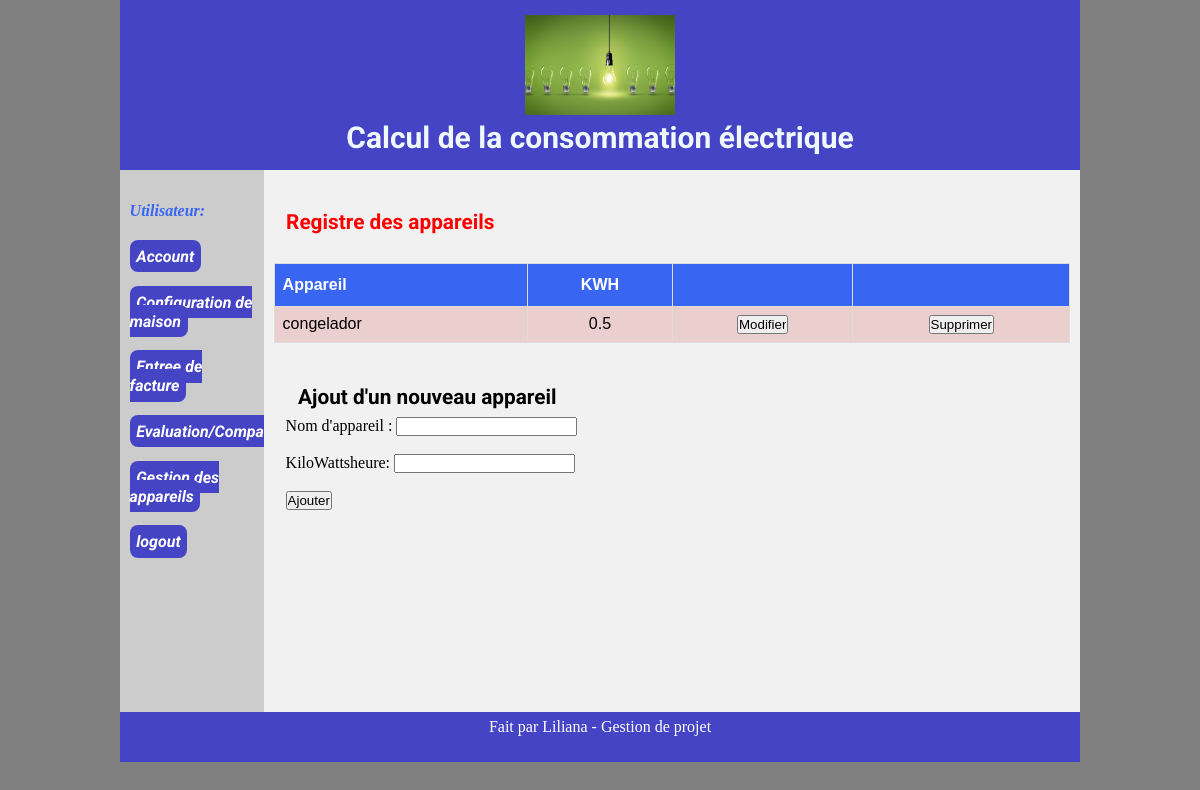
The app's page /gestionappareil.php, older data.
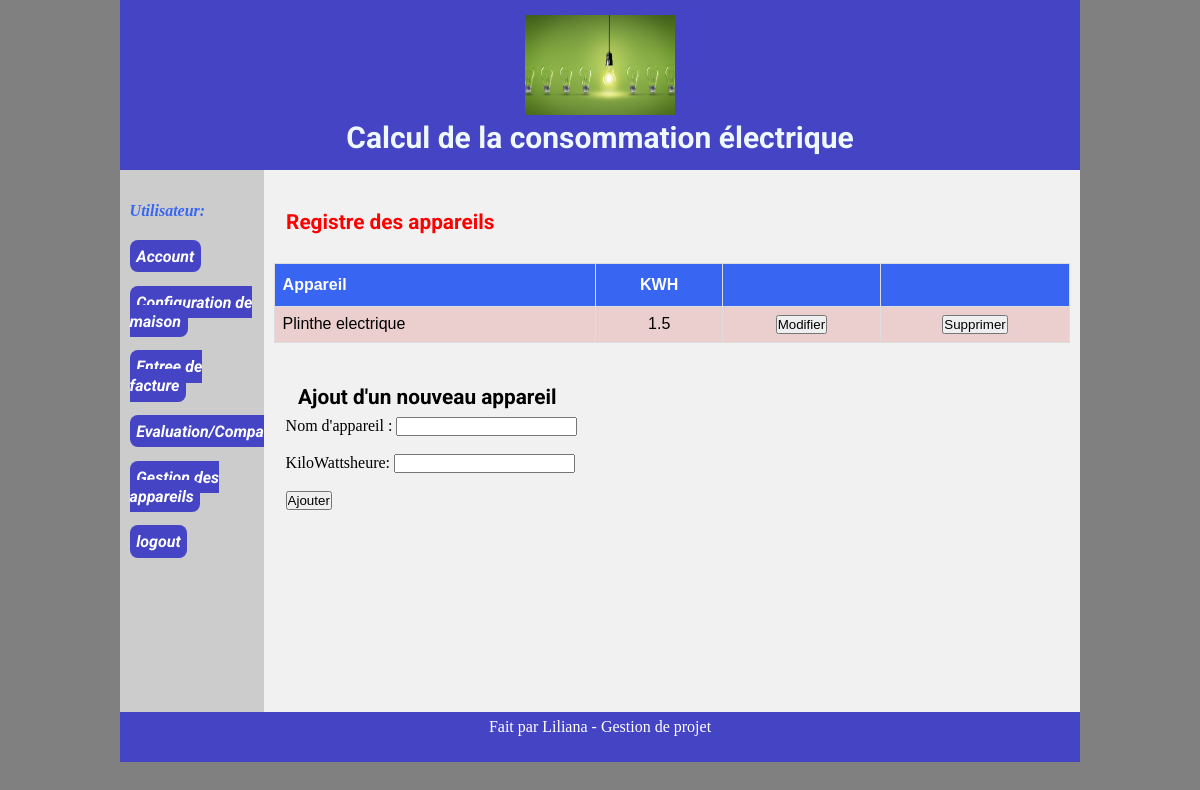
The same page, newer data.
### tables this page shows
create table if not exists appareil (
	id bigint auto_increment primary key,
	name varchar(128),
	kilowatts_heure DECIMAL (6,2) UNSIGNED not null
);

### db/autoloader.php (called while the page is built, shortened)
<?php
function autoload_modelrepository($class)
{
    $file = 'db/model-repository/'.$class.'.php';
}
function autoload_model($class)
{
    $file = 'db/model/'.$class.'.php';
}

### config.php (called while the page is built, shortened)
<?php
require_once 'db/autoloader.php';
$config = new ModelRepositoryConfig(NOM_BD, ADRESSE_HOTE_BD, NOM_UTILISATEUR_BD, MDP_BD);

### db/model-repository/ModelRepository.php (called while the page is built, shortened)
<?php
abstract class ModelRepository
{
    public function __construct(ModelRepositoryConfig $config)
    {
        $this->config = $config;
        $this->connexion = new PDO(
            $this->config->creerChaineConnexion(),
            $this->config->getNomUtilisateur(),
            $this->config->getMotDePasse(),
            array(
                PDO::ATTR_PERSISTENT => true,
                PDO::ATTR_ERRMODE => PDO::ERRMODE_EXCEPTION,
                PDO::MYSQL_ATTR_FOUND_ROWS => true
            )
        );
    }
}

### db/model-repository/ModelRepositoryConfig.php (called while the page is built, shortened)
<?php
class ModelRepositoryConfig
{
    private string $nomBD;
    private string $adresseHote;
    private string $nomUtilisateur;
    private string $motDePasse;
    private string $encodage;
    private string $moteur;
    public function __construct(
        string $nomBD,
        string $adresseHote,
        string $nomUtilisateur,
        string $motDePasse,
        string $encodage = 'utf8mb4',
        string $moteur = 'mysql'
    )
    {
        $this->nomBD = $nomBD;
        $this->adresseHote = $adresseHote;
        $this->nomUtilisateur = $nomUtilisateur;
        $this->motDePasse = $motDePasse;
        $this->encodage = $encodage;
        $this->moteur = $moteur;
    }
    public function creerChaineConnexion() : string
    {
        return "$this->moteur:dbname=$this->nomBD;host=$this->adresseHote;charset=$this->encodage;";
    }
    public function getNomUtilisateur() : string
    {
        return $this->nomUtilisateur;
    }
    public function getMotDePasse() : string
    {
        return $this->motDePasse;
    }
}

### db/model-repository/AppareilRepository.php (called while the page is built, shortened)
<?php
class AppareilRepository extends ModelRepository
{
    public function selectAll(): array
    {
        $requete = $this->connexion->prepare("SELECT * FROM appareil");
        $requete->execute();
        $appareils = array();
        while ($record = $requete->fetch())
        {
            $appareil = new Appareil($record['name'], $record['kilowatts_heure'], $record['id']);
            $appareils[] = $appareil;
        }
        return $appareils;
    }
}

### db/model/Appareil.php (called while the page is built, shortened)
<?php
class Appareil
{
    private string $name;
    private float $kilowatts_heure;
        public function setId($id): self
        {
                return $this;
        }
        public function getName(): string
        {
                return $this->name;
        }
        public function setName($name): self
        {
                $this->name = $name;
                return $this;
        }
        public function getKilowattsHeure(): float
        {
                return $this->kilowatts_heure;
        }
        public function setKilowattsHeure($kilowatts_heure): self
        {
                $this->kilowatts_heure = $kilowatts_heure;
                return $this;
        }
}
?>

### gestionappareil.php (the view, shortened to what the changed rows need)
<?php
require_once 'config.php';
$appareilRepo = new AppareilRepository($config);
?>
<!DOCTYPE html>
<html>
<head>
    <link rel="stylesheet" href="mystyle.css">
</head>
<body>
    <?php
    require_once 'section/header.php';
    ?>
    <div class="container">
        <div class="panel">
            <div class="panel-title">
                <h1>Registre des appareils</h1>
            </div>
            <div class="panel-body">
                <table>
                    <tr>
                        <th>Appareil</th>
                        <th class="td-center">KWH</th>
                        <th></th>
                        <th></th>
                    </tr>
                    <?php
                    $appareils = $appareilRepo->selectAll();
                    foreach ($appareils as $appareil)
                    {
                    ?>
                        <tr>
                            <td><?= $appareil->getName() ?></td>
                            <td class="td-center"><?= $appareil->getKilowattsHeure() ?></td>
                            <td class="td-center">
                                <form name="modifierAppareil" action="gestionappareil.php" method="post">
                                    <input type="submit" name="boutonDemandeModification" value="Modifier">
                                </form>
                            </td>
                            <td class="td-center">
                                <form name="supprimerAppareil" action="gestionappareil.php" method="post">
                                    <input type="submit" name="boutonSupprimer" value="Supprimer">
                                </form>
                            </td>
                        </tr>
                    <?php
                    }
                    ?>
                </table>
                <div class="sautligne">
                    <?php
                    if (isset($appareilAModifier))
                    {
                    ?>
                        <form  name="modifierAppareil" action="gestionappareil.php" method="post">
                            <h1>Modification d'un appareil</h1>
                            <label>Appareil à modifier : <input type="text" name="nameAppareil" value="<?= $nameAppareil ?>"></label>
                            <br>
                            <label>KiloWattsheure à modifier : <input type="text" name="kilowattsheure" value="<?= $kilowatts_heure ?>"></label>
                            <br>
                            <input type="hidden" name="id" value="<?= $appareilAModifier->getId() ?>">
                            <input type="submit" name="boutonModifier" value="Modifier">
                            <input type="submit" name="boutonAnnuler" value="Annuler">
                        </form>
                    <?php
                    }
                    else
                    {
                    ?>
                        <form name="ajouterAppareil" action="gestionappareil.php" method="post">
                            <h1>Ajout d'un nouveau appareil</h1>
                            <br>
                            <br>
                        </form>
                    <?php
                    }
                    ?>
                </div>
            </div>
        </div>
    </div>
</body>
</html>

Row changes from the older to the newer data that the page shows:
changed appareil: name "congelador" → "Plinthe electrique"; kilowatts_heure "0.5" → "1.5"
